Frame 1 (no input): blank canvas, image omitted
Frame 60 (the mouse pressed at the canvas centre just before this capture): blank canvas, image omitted
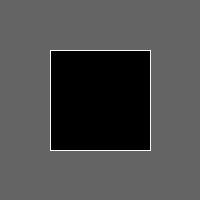
Frame 120 (the mouse held since frame 60 and released just before this capture)

The Processing sketch whose frames 1 and 60 were blank and that drew this single picture after the mouse press (run headless with seeded random() and noise(); from frame 60 on, the mouse is pressed at the canvas centre):

// Processing sketch: day_2
// ── day_2.pde
void setup(){
  size(200,200);
}
void draw(){
  background(100);
  stroke(250);
  //line(0,0,mouseX,mouseY);
  //print("you pressed" + keyCode);
  fill(0);
  rectMode(CENTER); 
  rect(width/2,height/2,mouseX,mouseY);
}

void mousepressed(){
  println(mouseX + "," +mouseY);
}
